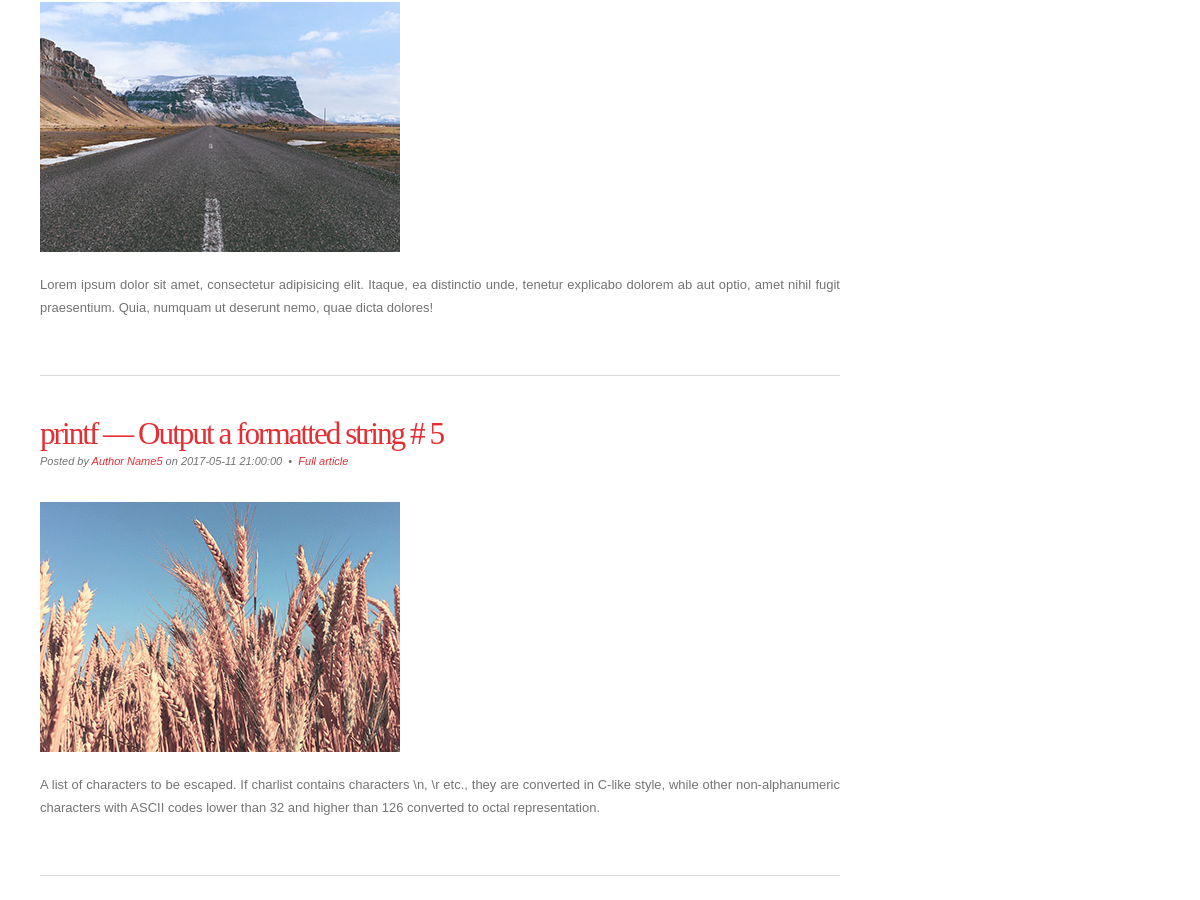
The page /news/ (middle part) on the database as committed earlier.
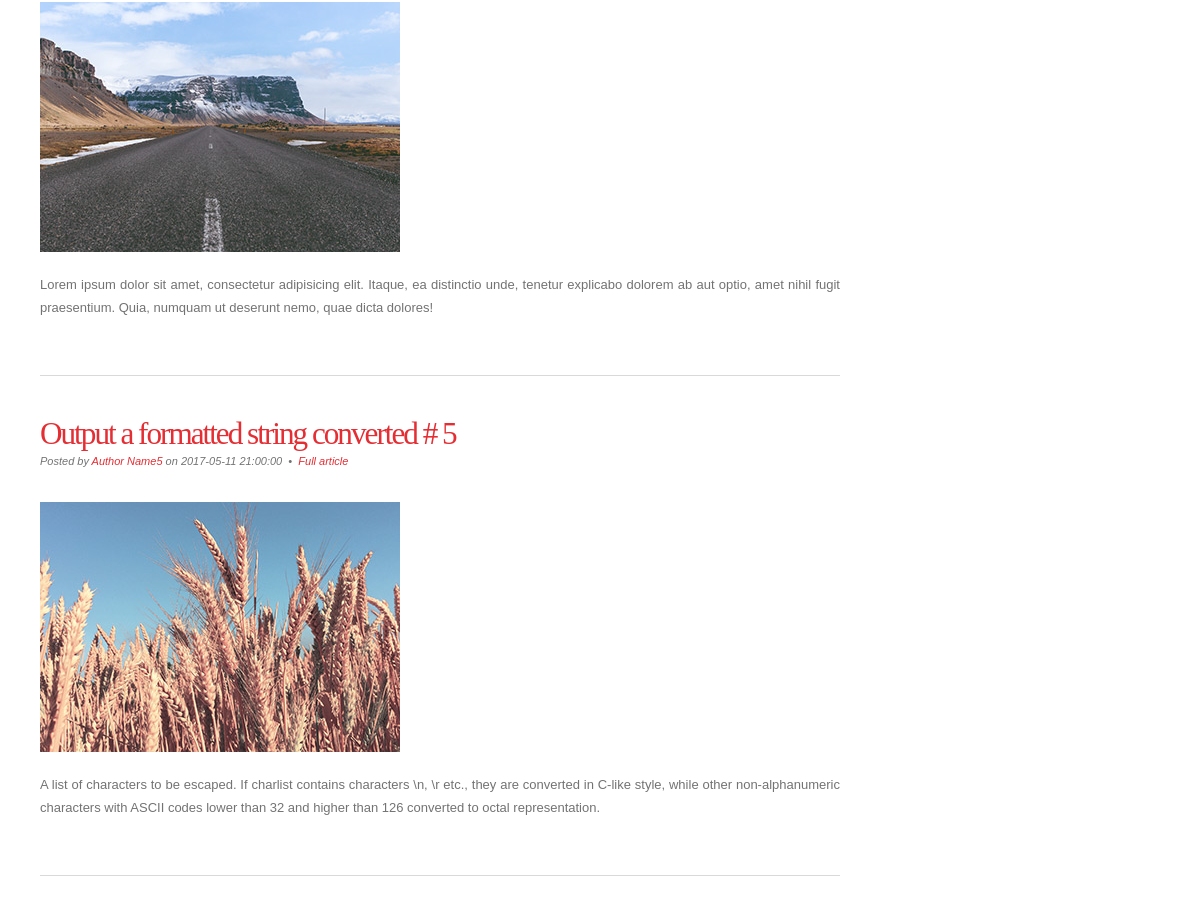
The same page on the database as committed later.
### tables this page shows
CREATE TABLE `news` (
  `id` int(11) NOT NULL,
  `title` varchar(255) NOT NULL,
  `date` timestamp NOT NULL DEFAULT CURRENT_TIMESTAMP,
  `short_content` text NOT NULL,
  `content` text NOT NULL,
  `author_name` varchar(255) NOT NULL,
  `preview` varchar(255) NOT NULL,
  `type` varchar(50) DEFAULT NULL
);

### config/routes.php (called while the page is built)
<?php
return array(
    'news/([0-9]+)' => 'news/view/$1',
    'news' => 'news/index',
    'articles' => 'article/index',
);

### controllers/NewsController.php (called while the page is built, shortened)
<?php
require_once ROOT. '/models/News.php';
class NewsController
{
    public function actionIndex()
    {
        $newsList = News::getNewsList ();
        require_once (ROOT.'/views/news/index.php');
        return true;
    }
}

### index.php (called while the page is built, shortened)
<?php
require_once (ROOT.'/components/Router.php');
$router = new Router();
$router->run ();

### models/News.php (called while the page is built, shortened)
<?php
class News
{
    public static function getNewsList()
    {
        $db = Db::getConnection ();
        $newsList = [];
        $result = $db->query ('SELECT id, title, date, author_name, short_content FROM news ORDER BY id ASC LIMIT 10' );
        $i = 0;
        while ($row = $result->fetch ()){
            $newsList[$i]['id'] = $row['id'];
            $newsList[$i]['title'] = $row['title'];
            $newsList[$i]['date'] = $row['date'];
            $newsList[$i]['short_content'] = $row['short_content'];
            $newsList[$i]['author_name'] = $row['author_name'];
            $i++;
        }
        return $newsList;
    }
    public static function getImage($id){
        $noImage = 'no-image.jpg';
        $path = '/template/images/news/';
        $pathToNewsImages = $path.$id.'.jpg';
        if (file_exists ($_SERVER['DOCUMENT_ROOT'])){
            return $pathToNewsImages;
        }
        return $path.$noImage;
    }
}

### views/news/index.php (the view, shortened to what this page needs)
<?php require_once ROOT.'/views/layouts/header.php' ?>
	<div id="page">
		<div id="page-bgtop">
			<div id="page-bgbtm">
				<div id="content">
					<?php foreach ($newsList as $newsItem):?>
					<div class="post">
						<h2 class="title"><a href='/news/<?php echo $newsItem['id'] ;?>'><?php echo $newsItem['title'].' # '.$newsItem['id'];?></a></h2>
						<p class="meta">Posted by <a href="#"><?php echo $newsItem['author_name'];?></a> on <?php echo $newsItem['date'];?>
							&nbsp;&bull;&nbsp; <a href='/news/<?php echo $newsItem['id'] ;?>' class="permalink"> Full article</a></p>
						<div class="entry">
                           <p><img src="<?php echo News::getImage ($newsItem['id']); ?>"  alt="" /></p>
							<p><?php echo $newsItem['short_content'];?></p>
						</div>
					</div>
				<?php endforeach;?>
				</div>
<?php require_once ROOT.'/views/layouts/sidebar.php' ?>
<?php require_once ROOT.'/views/layouts/footer.php' ?>

### components/Router.php (shortened to what this page needs)
<?php
class Router
{
    private $routes;
    public function __construct ()
    {
        $routsPath = ROOT. '/config/routes.php';
        $this->routes = require_once ($routsPath);
    }
    private function getURI()
    {
        if (!empty( $_SERVER['REQUEST_URI'] )) {
            return trim ( $_SERVER['REQUEST_URI'], '/' );
        }
    }
    public function run()
    {
        $uri = $this->getURI ();
        foreach ($this->routes as $uriPattern => $path) {
            if (preg_match ("~$uriPattern~", $uri)){
                $internalRoute = preg_replace ("~$uriPattern~", $path, $uri);
                $segments = explode ('/', $internalRoute);
                $controllerName = array_shift ($segments).'Controller';
                $actionName = 'action'. ucfirst (array_shift ($segments));
                $parameters = $segments;
                $controllerObject = new $controllerName;
                $result = call_user_func_array ([$controllerObject, $actionName], $parameters );
                if ($result != null){
                    break;
                }
            }
        }
    }
}

Rows that differ between the two databases and show on the page:
changed news "Author Name5": title "printf — Output a formatted string" → "Output a formatted string converted"
